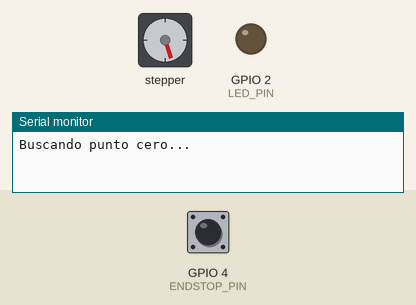
This sketch was run on a simulated ESP32. Parts: stepper motor, output pins drawn as LEDs (lit = HIGH), the last lines printed to the serial monitor. Wiring (inferred from the names in the program): stepper motor driver (200 steps per turn assumed): step GPIO 18; direction GPIO 19; enable GPIO 23. The test bench sets the inputs (shaded band); at power-on: GPIO 4 (ENDSTOP_PIN) HIGH. Pins used as bus, display or sensor lines are not drawn.

Above: at 0.8 s.
0.9 s: GPIO 4 (ENDSTOP_PIN) pulled LOW for 0.15 s
At 6.5 s:
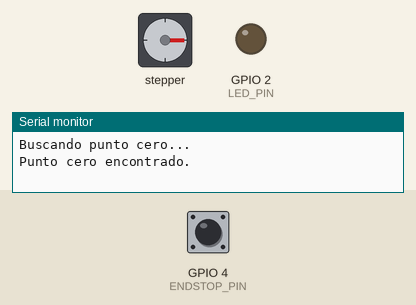
At 10.0 s:
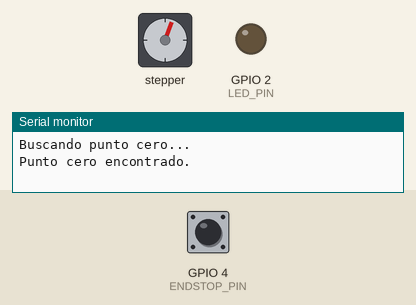
Timing chart, 0 to 65.5 s (numbered marks = the images above; inputs shaded):
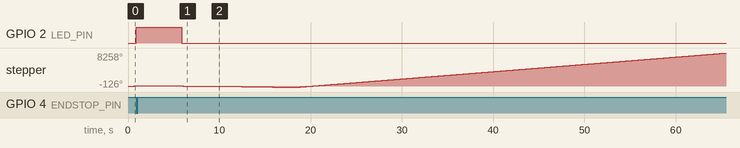

The sketch:

PruebaGiroMotor_FinalCarrera.ino
```cpp
// Pines del driver DRV8825
const int STEP_PIN = 18;
const int DIR_PIN  = 19;
const int EN_PIN   = 23;

// Pin del ENDSTOP
const int ENDSTOP_PIN = 4;

// Pin del LED azul del ESP32
const int LED_PIN = 2;

// Full Step → 200 pasos por vuelta
const int angleSteps[] = {40, 38, 40, 42}; // pasos que hay entre una posición de color y otra

void setup() {
  pinMode(STEP_PIN, OUTPUT);
  pinMode(DIR_PIN, OUTPUT);
  pinMode(EN_PIN, OUTPUT);
  pinMode(ENDSTOP_PIN, INPUT_PULLUP);
  pinMode(LED_PIN, OUTPUT);

  Serial.begin(115200);

  // Activar el driver
  digitalWrite(EN_PIN, LOW);

  // Buscar punto cero (ENDSTOP) en sentido horario
  digitalWrite(DIR_PIN, HIGH); // Giro horario

  Serial.println("Buscando punto cero...");

  while (digitalRead(ENDSTOP_PIN) == HIGH) {
    digitalWrite(STEP_PIN, HIGH);
    delayMicroseconds(5000);
    digitalWrite(STEP_PIN, LOW);
    delayMicroseconds(5000);
  }

  Serial.println("Punto cero encontrado.");

  // Encender LED azul indicando que está listo para recibir bola
  digitalWrite(LED_PIN, HIGH);

  // Desactivar el driver para evitar calentamiento
  digitalWrite(EN_PIN, HIGH);
  delay(5000); // Esperar 5 segundos
}

void loop() {
  // Apagar LED azul antes de iniciar movimiento
  digitalWrite(LED_PIN, LOW);

  // Activar el driver
  digitalWrite(EN_PIN, LOW);

  // Giro antihorario para avanzar por los ángulos
  digitalWrite(DIR_PIN, LOW);

  // Barrido por los ángulos donde se sitúan los colores
  for (int i = 0; i < 4; i++) {
    for (int j = 0; j < angleSteps[i]; j++) {
      digitalWrite(STEP_PIN, HIGH);
      delayMicroseconds(3000);
      digitalWrite(STEP_PIN, LOW);
      delayMicroseconds(3000);
    }

    // Desactivar el driver durante la pausa en posición fija
    digitalWrite(EN_PIN, HIGH);
    delay(3000); // Esperar 3 segundos
    digitalWrite(EN_PIN, LOW); // Reactivar para siguiente movimiento
  }

  // Volver al punto cero (ENDSTOP) en sentido horario
  digitalWrite(DIR_PIN, HIGH); // Giro horario

  while (digitalRead(ENDSTOP_PIN) == HIGH) {
    digitalWrite(STEP_PIN, HIGH);
    delayMicroseconds(5000);
    digitalWrite(STEP_PIN, LOW);
    delayMicroseconds(5000);
  }

  // Encender LED azul indicando que está listo para recibir bola
  digitalWrite(LED_PIN, HIGH);

  // Desactivar el driver durante la pausa en posición cero
  digitalWrite(EN_PIN, HIGH);
  delay(5000); // Esperar 5 segundos antes de repetir
}
```

Measured:
- after the input at 0.9 s, GPIO 2 (LED_PIN): LOW → HIGH at once, → LOW 5.0 s later
